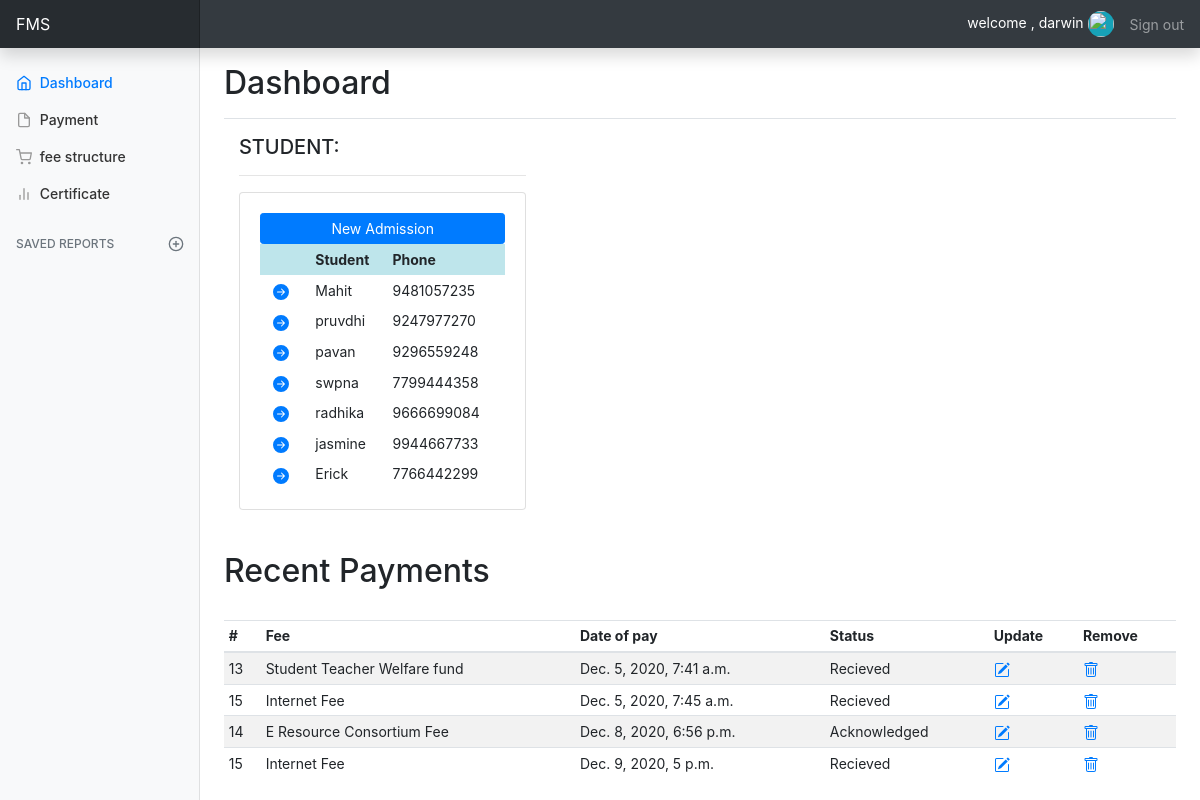
/ (signed in), run on the app's committed database.
### accounts/models.py (models this page shows, shortened)
class Student(models.Model):
	BRANCH = (
		('CSE','CSE'),
		('ISE','ISE'),
		('ME','ME'),
		('CVE','CVE'),
		('ECE','ECE'),
		('EEE','EEE'),
		('Aeronautical/ Aerospace Eng','AE'),
		('Artificial Intelligence Eng','AIE'),
		)
	CATEGORY1 = (
		('KCET','KCET'),
		('COMEDK','COMEDK'),
		('MANAGEMENT','MANAGEMENT')
		)
	EDUCATIONAL_LEVEL = (
		('12','12'),
		('DIPLOMA','DIPLOMA'),
		)
	GENDER = (
		('MALE','M'),
		('FEMALE','F'),
		('OTHER','O')
		)
	user = models.OneToOneField(User, null=True, blank=True, on_delete=models.CASCADE)
	name = models.CharField(max_length=200, null=True)
	usn = models.CharField(max_length=200, unique=True, null=True)
	phone = models.CharField(max_length=200, null=True)
	email = models.CharField(max_length=200, null=True)
	gender = models.CharField(max_length=10, null=True, choices=GENDER)
	ad_date = models.DateField()
	batch = models.CharField(max_length=10)
	branch = models.CharField(max_length=50, choices=BRANCH)
	sem = models.CharField(max_length=5)
	date_created = models.DateTimeField(auto_now_add=True, null=True)
	profile_pic = models.ImageField(default="default_profile_pic.png")
	category = models.CharField(max_length=20, choices=CATEGORY1)
	ed_level = models.CharField(max_length=20, choices=EDUCATIONAL_LEVEL)

class Payment(models.Model):
	STATUS = (
		('Pending', 'Pending'),
		('Recieved', 'Recieved'),
		('Acknowledged', 'Acknowledged'),
		)
	MODE_OF_PAYMENT = (
		('NEFT','NEFT'),
		('BANK-TO-BANK','BANK-TO-BANK'),
		('NETBANKING','NETBANKING'),
		('CASH','CASH'),
		)
	student = models.ForeignKey(Student, null=True, on_delete= models.SET_NULL)
	fee = models.ForeignKey(Fee, null=True, on_delete= models.SET_NULL)
	amount_paid = models.FloatField()
	mode_payment = models.CharField(max_length=25, choices=MODE_OF_PAYMENT)
	date_created = models.DateTimeField(auto_now_add=True, null=True)
	status = models.CharField(max_length=200, null=True, choices=STATUS)

class Fee(models.Model):
	CATEGORY = (
		('Tuition_Fee','Tuition_Fee'),
		('Miscellaneous_Fee','Miscellaneous_Fee'),
		('University_Fee','University_Fee'),
		)
	name = models.CharField(max_length=200, null=True)
	amount = models.FloatField(null=True)
	category = models.CharField(max_length=200, null=True, choices=CATEGORY)
	description = models.CharField(max_length=200, null=True, blank=True)
	date_created = models.DateTimeField(auto_now_add=True, null=True)
	tags = models.ManyToManyField(Tag)
	"""
	course = models.CharField(max_length=50, choices=COURSE)
	college_type = models.CharField(max_length=50, choices=COLLEGE_TYPE)
	entry = models.CharField(max_length=20, choices=ENTRY)
	quota = models.CharField(max_length=50, choices=QUOTA)
	amount = models.FloatField()
	date_created = models.DateTimeField(auto_now_add=True)
	ayear = models.DateField()

	"""

### accounts/decorators.py (the view)
	def wrapper_func(request, *args, **kwargs):
		group = None
		if request.user.groups.exists():
			group = request.user.groups.all()[0].name
		if group == 'student':
			return redirect('userPage')
		if group == 'admin':
			return view_func(request, *args, **kwargs)

### accounts/views.py (called while the page is built)
@login_required(login_url='login')
@admin_only
def home(request):
	students = Student.objects.all()
	payments = Payment.objects.all()
	Total_payments = payments.count()
	Payments_recieved = payments.filter(status='Recieved').count()
	Payments_pending = payments.filter(status='Pending').count()
	context = {'students':students, 'payments':payments, 'Total_payments':Total_payments,
	'Payments_recieved':Payments_recieved, 'Payments_pending':Payments_pending}
	return render(request, 'accounts/newDashboard.html',context)

### accounts/templates/accounts/newDashboard.html (shortened to what this page needs)
{% extends 'accounts/main.html' %}
{% load static %}
{% block content %}
      <main role="main" class="col-md-9 ml-sm-auto col-lg-10 px-md-4">
        <div class="d-flex justify-content-between flex-wrap flex-md-nowrap align-items-center pt-3 pb-2 mb-3 border-bottom">
          <h1 class="h2">Dashboard</h1>
        </div>
        <div class="col-md-4">
            <h5>STUDENT:</h5>
            <hr>
            <div class="card card-body">
              <a class="btn btn-primary  btn-sm btn-block" href="">New Admission</a>
              <table class=" table-sm">
                <tr class="table-info">
                  <th></th>
                  <th>Student</th>
                  <th>Phone</th>
                </tr>
                {% for student in students %}
                  <tr>
                    <th class="font-weight-normal">
                      <a class="btn-sm" id="view_button" href="{% url 'student' student.id %}">
                        <svg xmlns="http://www.w3.org/2000/svg"
                        width="16"
                        height="16"
                        fill="currentColor"
                        class="bi bi-arrow-right-circle-fill"
                        viewBox="0 0 16 16">
                            <path d="M8 0a8 8 0 1 1 0 16A8 8 0 0 1 8 0zM4.5 7.5a.5.5 0 0 0 0 1h5.793l-2.147 2.146a.5.5 0 0 0 .708.708l3-3a.5.5 0 0 0 0-.708l-3-3a.5.5 0 1 0-.708.708L10.293 7.5H4.5z"/>
                        </svg>
                        </a>
                      </th>
                    <th class="font-weight-normal">{{student.name}}</th>
                    <th class="font-weight-normal">{{student.phone}}</th>
                  </tr>
                {% endfor %}
              </table>
            </div>
        </div>
        <br><br>
        <h2>Recent Payments</h2>
        <br>
        <div class="table-responsive">
          <table class="table table-striped table-sm">
            <thead>
              <tr>
                <th>#</th>
                <th>Fee</th>
                <th>Date of pay</th>
                <th>Status</th>
                <th>Update</th>
                <th>Remove</th>
              </tr>
            </thead>
            <tbody>
              {% for payment in payments %}
              <tr>
                <th class="font-weight-normal">{{ payment.fee.id }}</th>
                <th class="font-weight-normal">{{ payment.fee.name }}</th>
                <th class="font-weight-normal">{{ payment.date_created }}</th>
                <th class="font-weight-normal">{{ payment.status }}</th>
                <th>
                    <a href="{% url 'update_payment' payment.id %}">
                            <svg xmlns="http://www.w3.org/2000/svg" width="16" height="16" fill="currentColor" class="bi bi-pencil-square" viewBox="0 0 16 16">
                      </a>
                </th>
                <th>
                    <a class="align-" href="{% url 'delete_payment' payment.id %}">
                      <svg xmlns="http://www.w3.org/2000/svg" width="16" height="16" fill="currentColor" class="bi bi-trash" viewBox="0 0 16 16">
                      </a>
                </th>
              </tr>
              {% endfor %}
            </tbody>
          </table>
        </div>
      </main>
    {% endblock %}

### accounts/templates/accounts/main.html (shortened to what this page needs)
{% load static %}
<!DOCTYPE html>
<html lang="en">
<head>
    <link rel="stylesheet" href="https://cdn.jsdelivr.net/npm/bootstrap@4.5.3/dist/css/bootstrap.min.css">
    <link rel="stylesheet" type="text/css" href="{% static '/css/dashboard.css' %}">
  <link rel="stylesheet" href="">
</head>
<body>
	{% include 'accounts/navbar.html' %}
	<div class="container-fluid">
    	<div class="row">
			{% include 'accounts/sidebar.html'%}
			{% block content %}
			{% endblock %}
		</div>
	</div>
	</body>
</html>

### accounts/templates/accounts/navbar.html (shortened to what this page needs)
{% load static %}
 <nav class="navbar navbar-dark sticky-top bg-dark flex-md-nowrap p-0 shadow">
    <a class="navbar-brand col-md-3 col-lg-2 mr-0 px-3" href="#">FMS</a>
    <span class="ml-auto" style="color:#fff;">welcome , {{request.user}}
      {% if request.user.student.gender == "MALE" %}
        <img class="rounded-circle border-light bg-info" src="https://icon-library.net//images/boy-icon-png/boy-icon-png-10.jpg" width="26px" height="26px" /></a>
      {% else %}
        <img class="rounded-circle border-light bg-warning" src="https://img.pngio.com/social-user-woman-avatar-profile-icon-female-profile-png-512_512.png" width="26px" height="26px">
      {% endif %}
    </span>
    <ul class="navbar-nav px-3">
      <li class="nav-item">
        <a class="nav-link" href="{% url 'logout' %}">Sign out</a>
      </li>
    </ul>
  </nav>

### accounts/templates/accounts/sidebar.html (shortened to what this page needs)
<nav id="sidebarMenu" class="col-md-3 col-lg-2 d-md-block bg-light sidebar collapse">
        <div class="sidebar-sticky pt-3">
          <ul class="nav flex-column">
            {% if request.user.is_staff %}
            <li class="nav-item">
              <a class="nav-link active" aria-current="page" href="{% url 'home' %}">
                Dashboard
              </a>
            </li>
            <li class="nav-item">
            <a class="nav-link" href="{% url 'payment' %}">
              Payment
            </a>
          </li>
            <li class="nav-item">
            <a class="nav-link" href="#">
              fee structure
            </a>
          </li>
          <li class="nav-item">
            <a class="nav-link" href="{% url 'tc' %}">
              Certificate
            </a>
          </li>
          {% endif %}
          </ul>
          <h6 class="sidebar-heading d-flex justify-content-between align-items-center px-3 mt-4 mb-1 text-muted">
            <span>Saved reports</span>
            <a class="d-flex align-items-center text-muted" href="#" aria-label="Add a new report">
            </a>
          </h6>
        </div>
      </nav>

### static/css/dashboard.css (style rules this page uses)
body { font-size: .875rem; }
.feather { width: 16px; height: 16px; vertical-align: text-bottom; }
.sidebar { position: fixed; top: 0; bottom: 0; left: 0; z-index: 100; padding: 48px 0 0; box-shadow: inset -1px 0 0 rgba(0, 0, 0, .1); }
.sidebar-sticky { position: relative; top: 0; height: calc(100vh - 48px); padding-top: .5rem; overflow-x: hidden; overflow-y: auto; }
.sidebar .nav-link { font-weight: 500; color: #333; }
.sidebar .nav-link .feather { margin-right: 4px; color: #999; }
.sidebar .nav-link.active { color: #007bff; }
.sidebar .nav-link:hover .feather, .sidebar .nav-link.active .feather { color: inherit; }
.sidebar-heading { font-size: .75rem; text-transform: uppercase; }
.navbar-brand { padding-top: .75rem; padding-bottom: .75rem; font-size: 1rem; background-color: rgba(0, 0, 0, .25); box-shadow: inset -1px 0 0 rgba(0, 0, 0, .25); }

### data on the page
Student: name "Mahit", phone "9481057235"
Student: name "pruvdhi", phone "9247977270"
Student: name "pavan", phone "9296559248"
Student: name "swpna", phone "7799444358"
Student: name "radhika", phone "9666699084"
Student: name "jasmine", phone "9944667733"
Student: name "Erick", phone "7766442299"
Payment: fee.id "13", fee.name "Student Teacher Welfare fund", date_created "Dec. 5, 2020, 7:41 a.m.", status "Recieved"
Payment: fee.id "15", fee.name "Internet Fee", date_created "Dec. 5, 2020, 7:45 a.m.", status "Recieved"
Payment: fee.id "14", fee.name "E Resource Consortium Fee", date_created "Dec. 8, 2020, 6:56 p.m.", status "Acknowledged"
Payment: fee.id "15", fee.name "Internet Fee", date_created "Dec. 9, 2020, 5 p.m.", status "Recieved"

### other printed values
{{ request.user }} "darwin"
